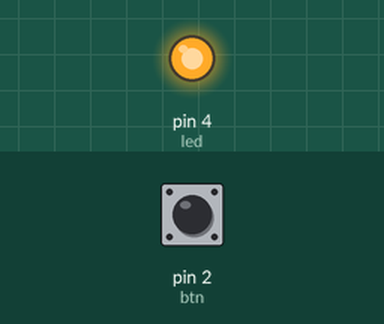
Bench run of a sketch on a simulated Arduino Uno, built with avr-gcc and run on an emulated ATmega328P. Parts: output pins drawn as LEDs (lit = HIGH). The test bench sets the inputs (shaded band); at power-on: pin 2 (btn) HIGH.

Above: at 0.1 s.
At 0.6 s:
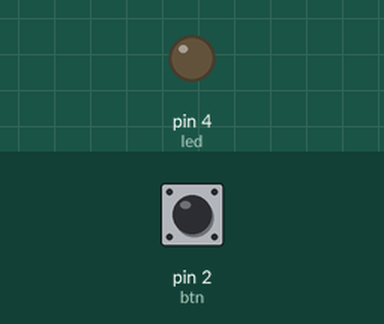
Timing chart, 0 to 2.1 s (numbered marks = the images above):
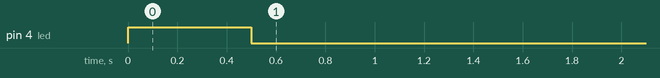

Measured:
- by itself, pin 4 (led): LOW → HIGH at 0.00 s, → LOW 0.50 s later

The sketch:

isr_referance.ino
```cpp
int led = 4;
int led2 = 7;
int btn = 2;
int time = 500;

volatile bool ledOn = false;
unsigned long previousTime = 0;

void func() {
  previousTime = millis();
}

void setup() {
  Serial.begin(9600);
  pinMode(btn, INPUT_PULLUP);
  pinMode(led, OUTPUT);

  attachInterrupt(digitalPinToInterrupt(btn), func, FALLING);
}

void loop() {

    unsigned long currentTime = millis();
    if (currentTime - previousTime < time) {
      digitalWrite(led, HIGH);
      delay(time);
      digitalWrite(led, LOW);

    }


  digitalWrite(led2,HIGH);
  delay(time);
  digitalWrite(led2, LOW);
  delay(time);

}
```
